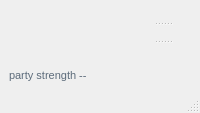
<?xml version='1.0' encoding='UTF-8'?>
<ui version="4.0">
 <class>AutomapWindow</class>
 <widget class="QMainWindow" name="AutomapWindow">
  <property name="windowTitle">
   <string>Pool of Radiance - automap</string>
  </property>
  <widget class="QWidget" name="centre">
   <layout class="QGridLayout" name="grid">
    <item row="0" column="0">
     <widget class="QWidget" name="roster_placeholder" native="true" />
    </item>
    <item row="0" column="1" alignment="Qt::AlignTop">
     <widget class="QWidget" name="map_column">
      <layout class="QVBoxLayout" name="map_column_layout">
       <property name="spacing"><number>4</number></property>
       <property name="leftMargin"><number>0</number></property>
       <property name="topMargin"><number>0</number></property>
       <property name="rightMargin"><number>0</number></property>
       <property name="bottomMargin"><number>0</number></property>
       <item alignment="Qt::AlignHCenter">
        <widget class="QStackedWidget" name="stack" />
       </item>
       <item alignment="Qt::AlignHCenter">
        <widget class="QWidget" name="actions_bar_placeholder" native="true" />
       </item>
       <item alignment="Qt::AlignHCenter">
        <widget class="QWidget" name="fasttravel_bar_placeholder" native="true" />
       </item>
       <item>
        <spacer name="map_column_spacer">
         <property name="orientation">
          <enum>Qt::Vertical</enum>
         </property>
         <property name="sizeHint" stdset="0">
          <size>
           <width>20</width>
           <height>40</height>
          </size>
         </property>
        </spacer>
       </item>
      </layout>
     </widget>
    </item>
    <item row="0" column="2">
     <widget class="QWidget" name="side">
      <property name="maximumSize">
       <size>
        <width>460</width>
        <height>16777215</height>
       </size>
      </property>
      <layout class="QVBoxLayout" name="side_layout">
       <property name="spacing"><number>6</number></property>
       <property name="leftMargin"><number>0</number></property>
       <property name="topMargin"><number>0</number></property>
       <property name="rightMargin"><number>0</number></property>
       <property name="bottomMargin"><number>0</number></property>
       <item>
        <widget class="QSplitter" name="side_splitter">
         <property name="orientation">
          <enum>Qt::Vertical</enum>
         </property>
         <widget class="QWidget" name="notes_placeholder" native="true" />
         <widget class="QWidget" name="commissions_placeholder" native="true" />
         <widget class="QWidget" name="messages_placeholder" native="true" />
        </widget>
       </item>
      </layout>
     </widget>
    </item>
    <item row="1" column="0" colspan="3">
     <widget class="QWidget" name="strip_placeholder" native="true" />
    </item>
    <item row="2" column="0" colspan="3">
     <widget class="QLabel" name="strength_label">
      <property name="text">
       <string>party strength --</string>
      </property>
      <property name="styleSheet">
       <string notr="true">color: #5c6b7a</string>
      </property>
      <property name="toolTip">
       <string>How big a random encounter is. Not readable yet.</string>
      </property>
      <property name="font">
       <font>
        <pointsize>8</pointsize>
       </font>
      </property>
     </widget>
    </item>
   </layout>
  </widget>
  <widget class="QStatusBar" name="statusbar">
  </widget>
 </widget>
 <resources />
 <connections />
</ui>
